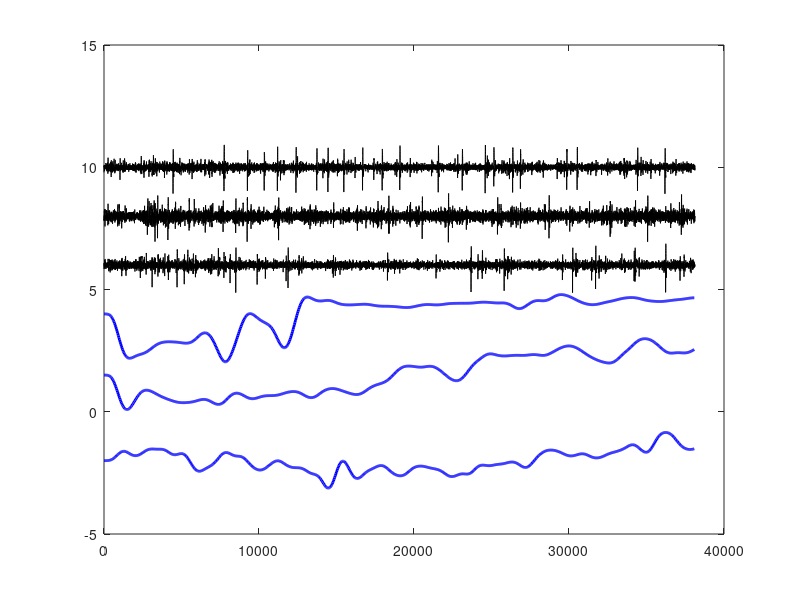

Write the MATLAB code that produced this figure.
clear
cd('c:\program files\matlab\r2006b\work\Learning_ICMS_figures')
load('Acc_and_Spike_example.mat')

scrnsz = get(0,'screensize');
figure('Position',scrnsz)

% Lowpass filter Acc data at 50 Hz
[B,A] = butter(5,50/1000,'low');
Acc= filter(B,A,Acc);

plot(time_line,HF_Spikes(:,1)+10,'k'),hold on
% plot(time_line,HF_Spikes(:,2)+8,'k')
% plot(time_line,HF_Spikes(:,3)+6,'k')
plot(time_line,HF_Spikes(:,4)+8,'k')
plot(time_line,HF_Spikes(:,5)+6,'k')

plot(time_line2,Acc(:,1).*1.5+4,'b','linewidth',2)
plot(time_line2,Acc(:,3).*1.5+1.5,'b','linewidth',2)
plot(time_line2,Acc(:,2).*1.5-2,'b','linewidth',2)